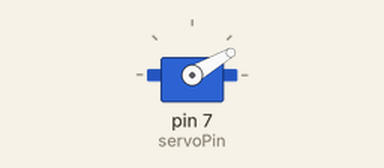
Recording of a sketch running on a simulated Arduino Uno, built with avr-gcc and run on an emulated ATmega328P. Shown: servo.

Above: at 0.05 s.
At 2.05 s:
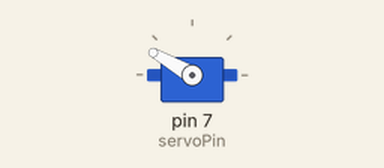
At 4.0 s:
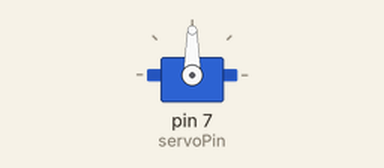
Timing chart, 0 to 6.5 s (numbered marks = the images above):
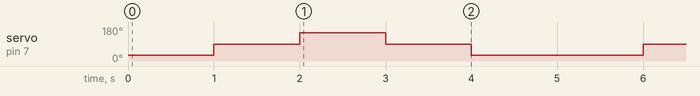

The sketch:

TestServo.ino
```cpp
#include<Servo.h>
Servo myservo;
int servoPin=7;
void setup() {
  // put your setup code here, to run once:
  myservo.attach(servoPin);
}

void loop() {
  // put your main code here, to run repeatedly:
  myservo.write(30);
  delay(1000);
  myservo.write(90);
  delay(1000);
  myservo.write(150);
  delay(1000);
  myservo.write(90);
  delay(1000);
  myservo.write(30);
  delay(1000);
}
```

Measured:
- by itself, servo on pin 7 (servoPin): repeats every 5.0 s: 150° 1.0 s, 90° 1.0 s, 30° 2.0 s, 90° 1.0 s
